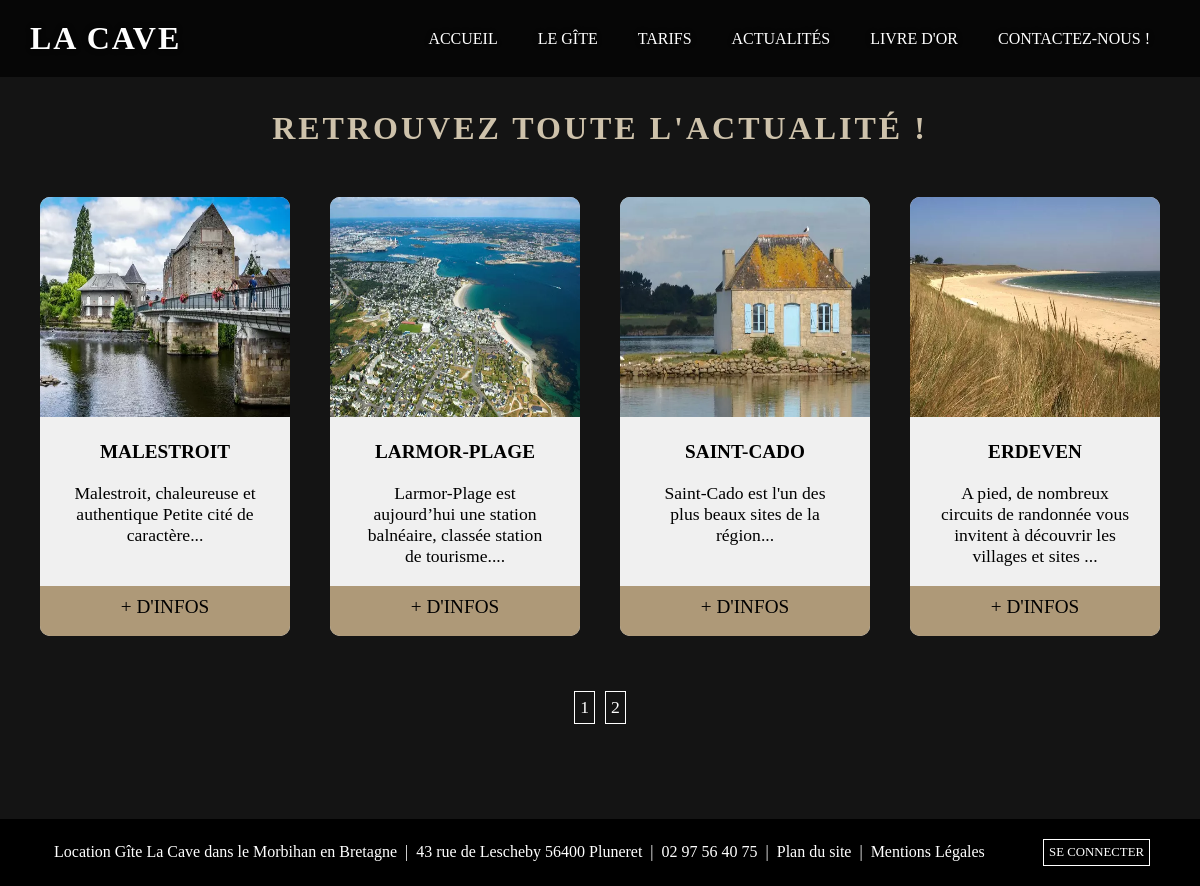
The page /index.php?action=actualites on the database its author committed.
### tables this page shows
CREATE TABLE `articles` (
  `id` bigint(20) UNSIGNED NOT NULL,
  `title` varchar(255) DEFAULT NULL,
  `content` text DEFAULT NULL,
  `description_articles` varchar(100) DEFAULT NULL,
  `titre_img_articles` varchar(255) DEFAULT 'Modifier le titre de l image',
  `image_articles` varchar(255) DEFAULT 'app/public/front/images/articles/article-morbihan-bretagne.webp',
  `idarticlesusers` int(11) UNSIGNED NOT NULL
);

### app/Controllers/Front/FrontController.php (called while the page is built, shortened)
<?php
class FrontController{
    function actualites($quantitePage){
        $articles = new \Project\Models\ArticleManager();
        $numeroDePage = $articles->nombreDePage();
        $allArticles = $articles->readArticles($quantitePage);
        require 'app/views/front/actualites.php';
    }
}

### app/Models/ArticleManager.php (called while the page is built, shortened)
<?php
class ArticleManager extends Manager{
    private $articlesParPage = 4;
    public function nombreDePage(){
        $bdd = $this->bdConnect();
        $req = $bdd->query("SELECT COUNT(*) AS totalArticles FROM articles");
        $resultat = $req->fetch();
        $total = $resultat['totalArticles'];
        $nombreDePage = ceil($total / $this->articlesParPage);
        return $nombreDePage;
    }
    public function readArticles($quantitePage){
        $this->quantitePage = $quantitePage;
        $bdd = $this->bdConnect();
        $req = $bdd->query("SELECT * FROM articles ORDER BY id DESC LIMIT " . $this->articlesParPage . " OFFSET " . ($this->quantitePage - 1) * $this->articlesParPage);
        return $req;
    }
}

### app/views/front/actualites.php (the view, shortened to what this page needs)
<section class="taille_1170 bloc_titre_general">
    <h1 class="marge_h1">Retrouvez toute l'actualité !</h1>
    <article class="bloc_articles_actus">
        <?php foreach($allArticles as $allArticle){ ?>
            <div class="card_actus">
                <img src="<?= $allArticle['image_articles'] ?>" alt="<?= $allArticle['titre_img_articles'] ?>">
                <div class="card_actus_texte">
                    <h2><?= $allArticle['title'] ?></h2>
                    <p><?= nl2br($allArticle['description_articles']) ?>...</p>
                </div>
                <div class="card_actus_btn">
                    <a href="index.php?action=actualitesSingle&id=<?= $allArticle['id'] ?>" title="<?= $allArticle['title'] ?>">+ d'infos</a>
                </div>
            </div>
        <?php } ?>
    </article>
    <div class="btn_pagination_actualites">
        <?php for ($i = 1; $i <= $numeroDePage; $i++){
            echo "<p class='btn-pagination'><a href=\"index.php?action=actualites&page=$i\">$i </a></p>";
        } ?>
    </div>
</section>
<?php require 'templates/template.php'; ?>

### app/public/front/css/style.css (style rules this page uses)
:root { --blanc-color: #fff; --noir-color: #000; --rouge-color: #ff0000; --vert-color: #49AB44; --fd-body-marron-color: #141414; --gen_beige-clair-color: #cec2ab; --beige-fonce-color: #b5a992; --fd-menu-beige: #ae9978; --gris-fonce-color: #444; --gris-clair-color: #e0e0e0; --fd-card-actus-gris-color: #f0f0f0; --champ-contact-color: rgba(0, 0, 0, 0); --champ-contact-hover-color: rgba(0, 0, 0, 0.1); --fd-slide-noir-opac: rgba(0,0,0,0.8); --fd-menu-noir-opac:rgba(0,0,0,0.7); --fd-parallax-noir-opac: rgba(0, 0, 0, 1); --fd-bloc-erreur: rgba(255,59,10,0.5); }
* { margin: 0; padding: 0; box-sizing: border-box; font-family: 'Times New Roman', Times, serif; }
body { background-color: var(--fd-body-marron-color); color: var(--gen_beige-clair-color); display: flex; flex-direction: column; min-height: 100vh; }
.taille_1170 { max-width: 1170px; width: 100%; margin: 0 auto; }
.bloc_titre_general { text-align: center; margin-top: 110px; margin-bottom: 50px; }
.bloc_titre_general h1 { font-size: 2rem; text-transform: uppercase; letter-spacing: 3px; font-family: cinzel; }
.marge_h1 { margin-bottom: 50px; }
.bloc_articles_actus { display: flex; justify-content: center; flex-wrap: wrap; color: var(--noir-color);; }
.card_actus { background-color: var(--fd-card-actus-gris-color); max-width: 250px; width: 100%; margin: 0 20px 50px; border-radius: 10px; -webkit-border-radius: 10px; -moz-border-radius: 10px; -ms-border-radius: 10px; -o-border-radius: 10px; }
.card_actus img { width: 100%; height: 220px; border-top-left-radius: 10px; border-top-right-radius: 10px; }
.card_actus_texte h2 { text-align: center; font-size: 1.2rem; margin-bottom: 20px; }
.card_actus_texte { font-size: 1rem; margin: 20px 25px 20px 25px; height: 125px; -webkit-line-clamp: 5; display: -webkit-box; -webkit-box-orient: vertical; overflow: hidden; }
.card_actus_btn { background-color: var(--fd-menu-beige); height: 50px; border-bottom-left-radius: 10px; border-bottom-right-radius: 10px; width: 100%; font-size: 1.2rem; text-transform: uppercase; padding-top: 10px; font-family: cinzel; }
.card_actus_btn a { text-decoration: none; color: var(--noir-color); }
.btn_pagination_actualites { display: flex; justify-content: center; }
.btn-pagination { padding: 5px; border: 1px solid var(--blanc-color); font-size: 0.8rem; }
.btn-pagination a { color: var(--blanc-color); text-decoration: none; }
.bloc_titre_general p { font-size: 1.1rem; margin: 5px; }

### rows shown on the page
articles: image_articles (picture), title "MALESTROIT", description_articles "Malestroit, chaleureuse et authentique Petite cité de caractère"
articles: image_articles (picture), title "LARMOR-PLAGE", description_articles "Larmor-Plage est aujourd’hui une station balnéaire, classée station de tourisme."
articles: image_articles (picture), title "SAINT-CADO", description_articles "Saint-Cado est l'un des plus beaux sites de la région"
articles: image_articles (picture), title "ERDEVEN", description_articles "A pied, de nombreux circuits de randonnée vous invitent à découvrir les villages et sites"
